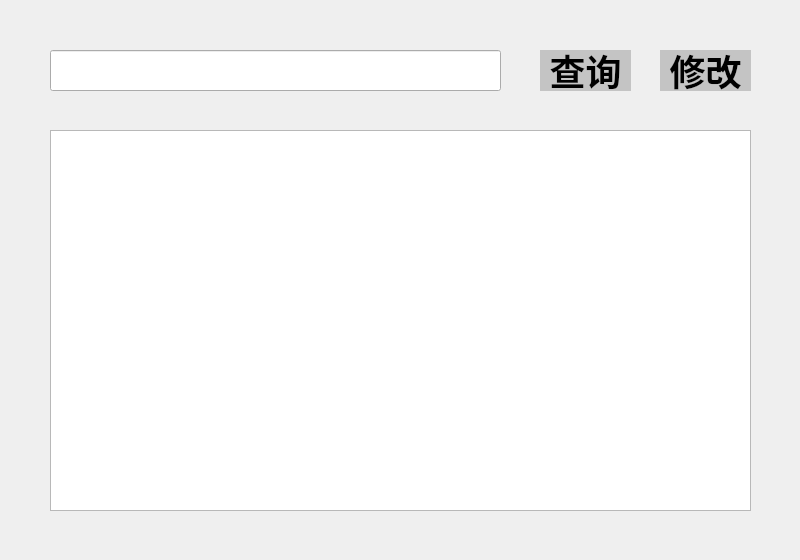
<?xml version="1.0" encoding="UTF-8"?>
<ui version="4.0">
 <class>Words</class>
 <widget class="QWidget" name="Words">
  <property name="geometry">
   <rect>
    <x>0</x>
    <y>0</y>
    <width>800</width>
    <height>560</height>
   </rect>
  </property>
  <property name="windowTitle">
   <string>Form</string>
  </property>
  <property name="windowIcon">
   <iconset>
    <normaloff>../picture/mylogo2.ico</normaloff>../picture/mylogo2.ico</iconset>
  </property>
  <widget class="QPushButton" name="pushButton">
   <property name="geometry">
    <rect>
     <x>540</x>
     <y>50</y>
     <width>91</width>
     <height>41</height>
    </rect>
   </property>
   <property name="styleSheet">
    <string notr="true">border-radius:0;
background:#C4C4C4;
font-size:36px;
font: 20pt &quot;隶书&quot;;
font-weight:500;

</string>
   </property>
   <property name="text">
    <string>查询</string>
   </property>
  </widget>
  <widget class="QPushButton" name="pushButton_2">
   <property name="geometry">
    <rect>
     <x>660</x>
     <y>50</y>
     <width>91</width>
     <height>41</height>
    </rect>
   </property>
   <property name="styleSheet">
    <string notr="true">border-radius:0;
background:#C4C4C4;
font-size:36px;
font: 20pt &quot;隶书&quot;;
font-weight:500;</string>
   </property>
   <property name="text">
    <string>修改</string>
   </property>
  </widget>
  <widget class="QTableView" name="tableView">
   <property name="geometry">
    <rect>
     <x>50</x>
     <y>130</y>
     <width>701</width>
     <height>381</height>
    </rect>
   </property>
  </widget>
  <widget class="QLineEdit" name="lineEdit">
   <property name="geometry">
    <rect>
     <x>50</x>
     <y>50</y>
     <width>451</width>
     <height>41</height>
    </rect>
   </property>
   <property name="font">
    <font>
     <pointsize>12</pointsize>
    </font>
   </property>
  </widget>
 </widget>
 <resources/>
 <connections/>
</ui>
